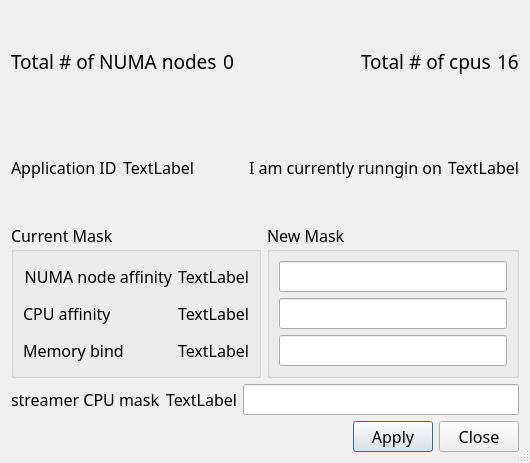
<?xml version="1.0" encoding="UTF-8"?>
<ui version="4.0">
 <class>AffinityControlDialog</class>
 <widget class="QDialog" name="AffinityControlDialog">
  <property name="geometry">
   <rect>
    <x>0</x>
    <y>0</y>
    <width>530</width>
    <height>463</height>
   </rect>
  </property>
  <property name="sizePolicy">
   <sizepolicy hsizetype="Expanding" vsizetype="Expanding">
    <horstretch>0</horstretch>
    <verstretch>0</verstretch>
   </sizepolicy>
  </property>
  <property name="font">
   <font>
    <family>Sans Serif</family>
    <pointsize>12</pointsize>
   </font>
  </property>
  <property name="windowTitle">
   <string>Dialog</string>
  </property>
  <property name="sizeGripEnabled">
   <bool>true</bool>
  </property>
  <layout class="QVBoxLayout" name="verticalLayout_3">
   <item>
    <layout class="QHBoxLayout" name="horizontalLayout_5">
     <item>
      <widget class="QLabel" name="label_5">
       <property name="font">
        <font>
         <pointsize>14</pointsize>
        </font>
       </property>
       <property name="text">
        <string>Total # of NUMA nodes</string>
       </property>
      </widget>
     </item>
     <item>
      <widget class="QLabel" name="numNodesLabel">
       <property name="font">
        <font>
         <pointsize>14</pointsize>
        </font>
       </property>
       <property name="text">
        <string>0</string>
       </property>
      </widget>
     </item>
     <item>
      <spacer name="horizontalSpacer_3">
       <property name="orientation">
        <enum>Qt::Horizontal</enum>
       </property>
       <property name="sizeHint" stdset="0">
        <size>
         <width>40</width>
         <height>20</height>
        </size>
       </property>
      </spacer>
     </item>
     <item>
      <widget class="QLabel" name="label_6">
       <property name="font">
        <font>
         <pointsize>14</pointsize>
        </font>
       </property>
       <property name="text">
        <string>Total # of cpus</string>
       </property>
      </widget>
     </item>
     <item>
      <widget class="QLabel" name="numCpuLabel">
       <property name="font">
        <font>
         <pointsize>14</pointsize>
        </font>
       </property>
       <property name="text">
        <string>16</string>
       </property>
      </widget>
     </item>
    </layout>
   </item>
   <item>
    <layout class="QHBoxLayout" name="horizontalLayout_4">
     <item>
      <widget class="QLabel" name="label">
       <property name="text">
        <string>Application ID</string>
       </property>
      </widget>
     </item>
     <item>
      <widget class="QLabel" name="appidLabel">
       <property name="text">
        <string>TextLabel</string>
       </property>
      </widget>
     </item>
     <item>
      <spacer name="horizontalSpacer_2">
       <property name="orientation">
        <enum>Qt::Horizontal</enum>
       </property>
       <property name="sizeHint" stdset="0">
        <size>
         <width>40</width>
         <height>20</height>
        </size>
       </property>
      </spacer>
     </item>
     <item>
      <widget class="QLabel" name="label_7">
       <property name="text">
        <string>I am currently runngin on</string>
       </property>
      </widget>
     </item>
     <item>
      <widget class="QLabel" name="cpuOfMineLabel">
       <property name="text">
        <string>TextLabel</string>
       </property>
      </widget>
     </item>
    </layout>
   </item>
   <item>
    <layout class="QHBoxLayout" name="horizontalLayout_8">
     <item>
      <widget class="QGroupBox" name="groupBox">
       <property name="sizePolicy">
        <sizepolicy hsizetype="Preferred" vsizetype="Preferred">
         <horstretch>0</horstretch>
         <verstretch>0</verstretch>
        </sizepolicy>
       </property>
       <property name="title">
        <string>Current Mask</string>
       </property>
       <layout class="QVBoxLayout" name="verticalLayout">
        <item>
         <layout class="QHBoxLayout" name="horizontalLayout_7">
          <item>
           <widget class="QLabel" name="label_2">
            <property name="text">
             <string>NUMA node affinity</string>
            </property>
            <property name="alignment">
             <set>Qt::AlignRight|Qt::AlignTrailing|Qt::AlignVCenter</set>
            </property>
           </widget>
          </item>
          <item>
           <widget class="QLabel" name="nodeAffinityLabel">
            <property name="text">
             <string>TextLabel</string>
            </property>
           </widget>
          </item>
         </layout>
        </item>
        <item>
         <layout class="QHBoxLayout" name="horizontalLayout_6">
          <item>
           <widget class="QLabel" name="label_4">
            <property name="text">
             <string>CPU affinity</string>
            </property>
            <property name="alignment">
             <set>Qt::AlignLeading|Qt::AlignLeft|Qt::AlignVCenter</set>
            </property>
           </widget>
          </item>
          <item>
           <widget class="QLabel" name="cpuAffinityLabel">
            <property name="text">
             <string>TextLabel</string>
            </property>
            <property name="alignment">
             <set>Qt::AlignRight|Qt::AlignTrailing|Qt::AlignVCenter</set>
            </property>
           </widget>
          </item>
         </layout>
        </item>
        <item>
         <layout class="QHBoxLayout" name="horizontalLayout">
          <item>
           <widget class="QLabel" name="label_3">
            <property name="text">
             <string>Memory bind</string>
            </property>
            <property name="alignment">
             <set>Qt::AlignLeading|Qt::AlignLeft|Qt::AlignVCenter</set>
            </property>
           </widget>
          </item>
          <item>
           <widget class="QLabel" name="membindLabel">
            <property name="text">
             <string>TextLabel</string>
            </property>
            <property name="alignment">
             <set>Qt::AlignRight|Qt::AlignTrailing|Qt::AlignVCenter</set>
            </property>
           </widget>
          </item>
         </layout>
        </item>
       </layout>
      </widget>
     </item>
     <item>
      <widget class="QGroupBox" name="groupBox_2">
       <property name="sizePolicy">
        <sizepolicy hsizetype="Expanding" vsizetype="Preferred">
         <horstretch>0</horstretch>
         <verstretch>0</verstretch>
        </sizepolicy>
       </property>
       <property name="title">
        <string>New Mask</string>
       </property>
       <layout class="QVBoxLayout" name="verticalLayout_2">
        <item>
         <widget class="QLineEdit" name="newNodeAffinity">
          <property name="sizePolicy">
           <sizepolicy hsizetype="Expanding" vsizetype="Preferred">
            <horstretch>0</horstretch>
            <verstretch>0</verstretch>
           </sizepolicy>
          </property>
         </widget>
        </item>
        <item>
         <widget class="QLineEdit" name="newCpuAffinity">
          <property name="sizePolicy">
           <sizepolicy hsizetype="Expanding" vsizetype="Preferred">
            <horstretch>0</horstretch>
            <verstretch>0</verstretch>
           </sizepolicy>
          </property>
         </widget>
        </item>
        <item>
         <widget class="QLineEdit" name="newMembind">
          <property name="sizePolicy">
           <sizepolicy hsizetype="Expanding" vsizetype="Preferred">
            <horstretch>0</horstretch>
            <verstretch>0</verstretch>
           </sizepolicy>
          </property>
         </widget>
        </item>
       </layout>
      </widget>
     </item>
    </layout>
   </item>
   <item>
    <layout class="QHBoxLayout" name="horizontalLayout_2">
     <item>
      <widget class="QLabel" name="label_8">
       <property name="text">
        <string>streamer CPU mask</string>
       </property>
      </widget>
     </item>
     <item>
      <widget class="QLabel" name="streamerCpuMaskLabel">
       <property name="text">
        <string>TextLabel</string>
       </property>
      </widget>
     </item>
     <item>
      <widget class="QLineEdit" name="streamerCpuMaskLineEdit">
       <property name="sizePolicy">
        <sizepolicy hsizetype="Expanding" vsizetype="Fixed">
         <horstretch>0</horstretch>
         <verstretch>0</verstretch>
        </sizepolicy>
       </property>
      </widget>
     </item>
    </layout>
   </item>
   <item>
    <layout class="QHBoxLayout" name="horizontalLayout_3">
     <item>
      <spacer name="horizontalSpacer">
       <property name="orientation">
        <enum>Qt::Horizontal</enum>
       </property>
       <property name="sizeHint" stdset="0">
        <size>
         <width>40</width>
         <height>20</height>
        </size>
       </property>
      </spacer>
     </item>
     <item>
      <widget class="QPushButton" name="applyButton">
       <property name="text">
        <string>Apply</string>
       </property>
      </widget>
     </item>
     <item>
      <widget class="QPushButton" name="closeButton">
       <property name="text">
        <string>Close</string>
       </property>
      </widget>
     </item>
    </layout>
   </item>
  </layout>
 </widget>
 <tabstops>
  <tabstop>newNodeAffinity</tabstop>
  <tabstop>newCpuAffinity</tabstop>
  <tabstop>newMembind</tabstop>
  <tabstop>streamerCpuMaskLineEdit</tabstop>
  <tabstop>applyButton</tabstop>
  <tabstop>closeButton</tabstop>
 </tabstops>
 <resources/>
 <connections/>
</ui>
